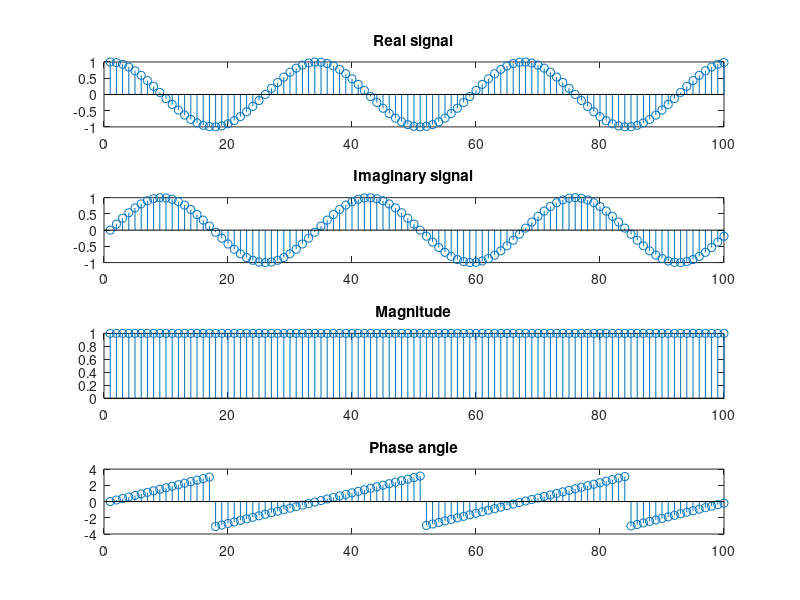

The MATLAB source for this figure:
%complex exponential;
N=100;
w=6*pi/N;
n=0:N-1;
x=exp(j*w*n);

figure;
subplot(4,1,1);
stem(real(x));
title('Real signal');
subplot(4,1,2);
stem(imag(x));
title('Imaginary signal');

subplot(4,1,3);
stem(abs(x));
title('Magnitude');
subplot(4,1,4);
stem(angle(x));
title('Phase angle');
